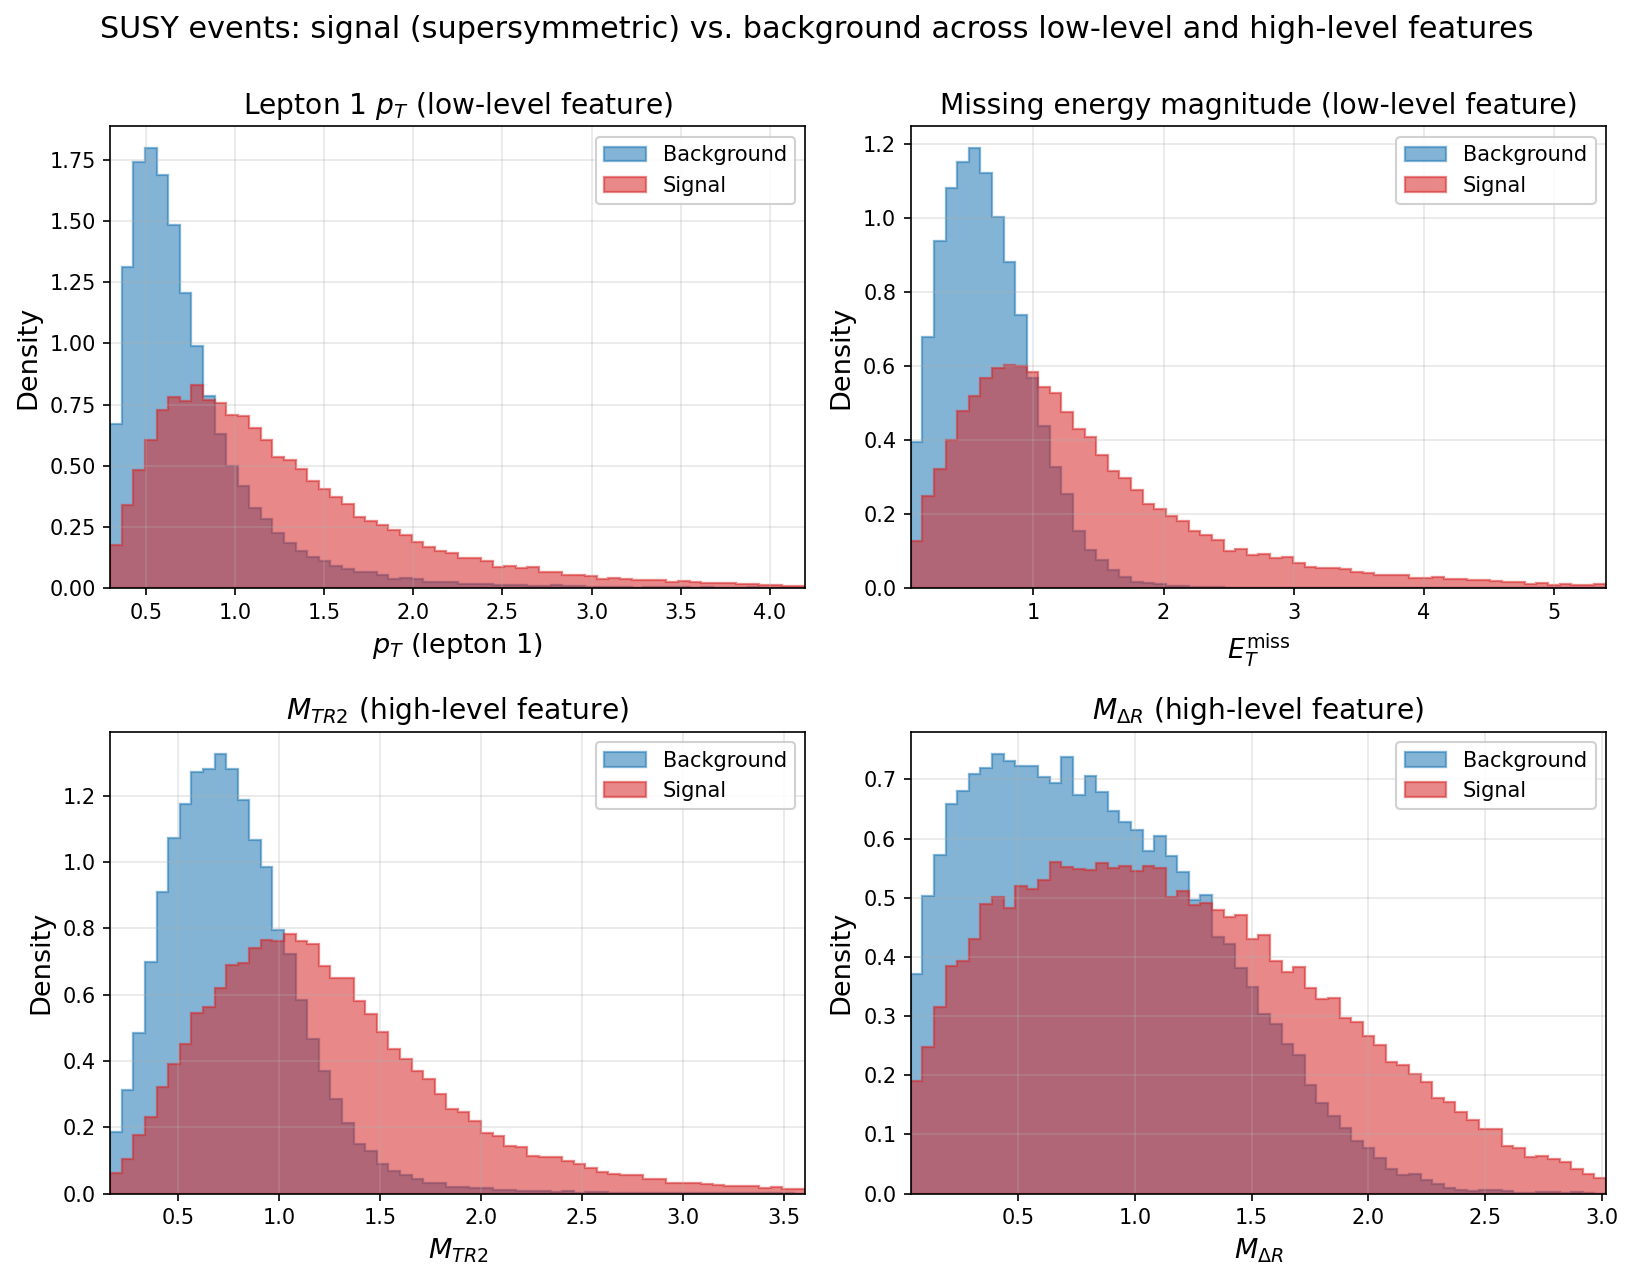

Python code for this plot:
"""
Class-conditional feature distributions from the SUSY data set (Baldi,
Sadowski, and Whiteson 2014), standing in for "[Image of SUSY dataset]" in
the Mehta review. SUSY events aren't pictures -- each one is an
18-dimensional vector of kinematic and derived features -- so the natural
"picture" of the data set is how those features are distributed, signal
against background.

Two of the 8 low-level features (read directly off the simulated detector)
and two of the 10 high-level features (functions of the low-level ones,
hand-engineered by physicists to target the supersymmetric-decay signature)
are shown here:

    low-level:  lepton 1 pT, missing energy magnitude
    high-level: M_TR_2, M_Delta_R

None of the four cleanly separates the classes with a hard cut -- that's
the point the surrounding prose makes about this being a subtle task, not
a trivial one. Signal sits at systematically higher values in every
low-level panel too, so the low/high split isn't "no signal vs. all the
signal" -- it's a difference of degree. M_Delta_R (bottom right) is the
clearest example of what hand-engineering bought here: background keeps
the same peaked-and-decaying shape it has elsewhere, but signal goes
nearly flat across a wide range, which is a harder pattern to get from a
single low-level feature.

Data: N_SAMPLE rows read off the head of the UCI SUSY.csv.gz stream
(https://archive.ics.uci.edu/dataset/279/susy; 5,000,000 rows, 19 columns
total, no missing values). The gzip HTTP response is decompressed on the
fly and handed to pandas with nrows=N_SAMPLE, so only the compressed bytes
covering that many rows are ever pulled over the wire -- tens of MB, not
the full ~880 MB file. The data is otherwise unshuffled from its source
order, which is already effectively random with respect to class (the UCI
page notes the *last* 500,000 rows are reserved as a test split, which
only makes sense if class doesn't correlate with row order); the class
balance printed below confirms the head of the file is not, e.g., all
background followed by all signal.

Column order -- class label, then the 8 low-level features, then the 10
high-level features, in the order below -- is copied verbatim from the
"Additional Variable Information" section of the UCI dataset page. The
sample is cached locally after the first run so reruns don't re-download.

Output: assets/high-bias-low-variance/susy-features.png
Cache:  assets/high-bias-low-variance/susy-sample.npz
"""
import gzip
import os
import sys
import urllib.request

import numpy as np
import matplotlib.pyplot as plt

N_SAMPLE = 100_000
SUSY_URL = "https://archive.ics.uci.edu/ml/machine-learning-databases/00279/SUSY.csv.gz"
CACHE_PATH = "assets/high-bias-low-variance/susy-sample.npz"

# Class label, then 8 low-level features, then 10 high-level features --
# verbatim order from the UCI SUSY "Additional Variable Information".
COLUMNS = [
    "class",
    "lepton1_pT", "lepton1_eta", "lepton1_phi",
    "lepton2_pT", "lepton2_eta", "lepton2_phi",
    "missing_energy_magnitude", "missing_energy_phi",
    "MET_rel", "axial_MET", "M_R", "M_TR_2", "R", "MT2", "S_R",
    "M_Delta_R", "dPhi_r_b", "cos_theta_r1",
]
COL = {name: i for i, name in enumerate(COLUMNS)}


def download_sample(n_rows, attempts=3):
    """Stream the first n_rows rows of SUSY.csv.gz: decompress the HTTP
    response on the fly and let pandas' C parser stop after n_rows lines,
    so only the compressed bytes covering that prefix of the ~880 MB file
    are ever downloaded."""
    import pandas as pd

    last_err = None
    for attempt in range(1, attempts + 1):
        try:
            print(f"Downloading first {n_rows:,} rows of SUSY.csv.gz from "
                  f"UCI (attempt {attempt}/{attempts})...")
            response = urllib.request.urlopen(SUSY_URL, timeout=120)
            with gzip.GzipFile(fileobj=response) as gz:
                df = pd.read_csv(gz, header=None, nrows=n_rows)
            if df.shape[1] != len(COLUMNS):
                raise ValueError(
                    f"expected {len(COLUMNS)} columns, got {df.shape[1]}")
            return df.to_numpy(dtype=np.float32)
        except Exception as exc:  # retry on anything; report the last failure
            last_err = exc
            print(f"  attempt {attempt} failed: {exc!r}")
    raise RuntimeError(
        f"Could not download the SUSY data set from {SUSY_URL} after "
        f"{attempts} attempts. Refusing to fabricate substitute data. "
        f"Last error: {last_err!r}"
    )


if os.path.exists(CACHE_PATH):
    data = np.load(CACHE_PATH)["data"]
    print(f"Loaded cached SUSY sample from {CACHE_PATH}: {data.shape}")
else:
    try:
        data = download_sample(N_SAMPLE)
    except RuntimeError as exc:
        print(f"FATAL: {exc}", file=sys.stderr)
        sys.exit(1)
    os.makedirs(os.path.dirname(CACHE_PATH), exist_ok=True)
    np.savez_compressed(CACHE_PATH, data=data)
    print(f"Cached SUSY sample to {CACHE_PATH}: {data.shape}")

labels = data[:, COL["class"]]
is_signal = labels == 1
is_bkg = labels == 0
print(f"n = {len(labels):,}   signal = {is_signal.sum():,} "
      f"({is_signal.mean():.1%})   background = {is_bkg.sum():,} "
      f"({is_bkg.mean():.1%})")

BLUE, RED = "#1f77b4", "#d62728"  # background, signal


def clipped_bins(x, lo_pct=0.5, hi_pct=99.5, n_bins=60):
    """Percentile-based clip so a handful of extreme-tail events (this is
    collider data; tails run long) don't compress the interesting bulk of
    the distribution into a few pixels."""
    lo, hi = np.percentile(x, [lo_pct, hi_pct])
    return lo, hi, np.linspace(lo, hi, n_bins + 1)


# (column, panel title, x-axis label, low-level/high-level)
PANELS = [
    ("lepton1_pT", "Lepton 1 $p_T$", "$p_T$ (lepton 1)", "low-level"),
    ("missing_energy_magnitude", "Missing energy magnitude",
     r"$E_T^{\rm miss}$", "low-level"),
    ("M_TR_2", "$M_{TR2}$", "$M_{TR2}$", "high-level"),
    ("M_Delta_R", r"$M_{\Delta R}$", r"$M_{\Delta R}$", "high-level"),
]

fig, axes = plt.subplots(2, 2, figsize=(11, 8.5))

for ax, (col, title, xlabel, level) in zip(axes.flat, PANELS):
    x = data[:, COL[col]]
    lo, hi, bins = clipped_bins(x)

    ax.hist(x[is_bkg], bins=bins, density=True, histtype="stepfilled",
            color=BLUE, alpha=0.55, edgecolor=BLUE, linewidth=1.1,
            label="Background")
    ax.hist(x[is_signal], bins=bins, density=True, histtype="stepfilled",
            color=RED, alpha=0.55, edgecolor=RED, linewidth=1.1,
            label="Signal")

    ax.set_xlim(lo, hi)
    ax.set_xlabel(xlabel, fontsize=13)
    ax.set_ylabel("Density", fontsize=13)
    ax.set_title(f"{title} ({level} feature)", fontsize=13.5)
    ax.legend(fontsize=10, loc="upper right", framealpha=0.9)
    ax.grid(True, alpha=0.3)
    print(f"  {col:26s} clipped to [{lo:.3g}, {hi:.3g}]")

fig.suptitle(
    "SUSY events: signal (supersymmetric) vs. background across "
    "low-level and high-level features",
    fontsize=14.5, y=1.0,
)

plt.tight_layout()
plt.savefig("assets/high-bias-low-variance/susy-features.png",
            dpi=150, bbox_inches="tight")
plt.close()
print("saved assets/high-bias-low-variance/susy-features.png")
